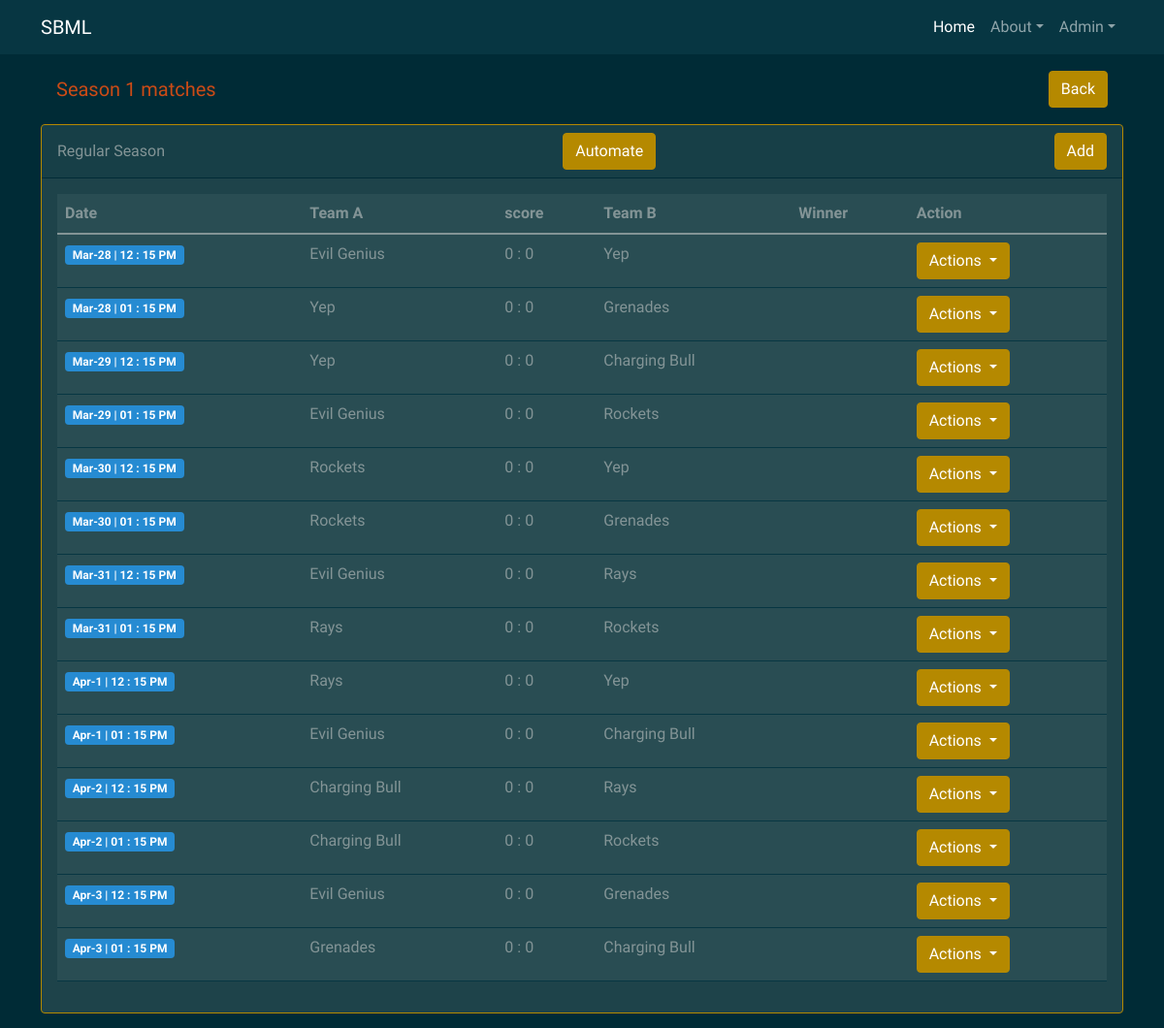
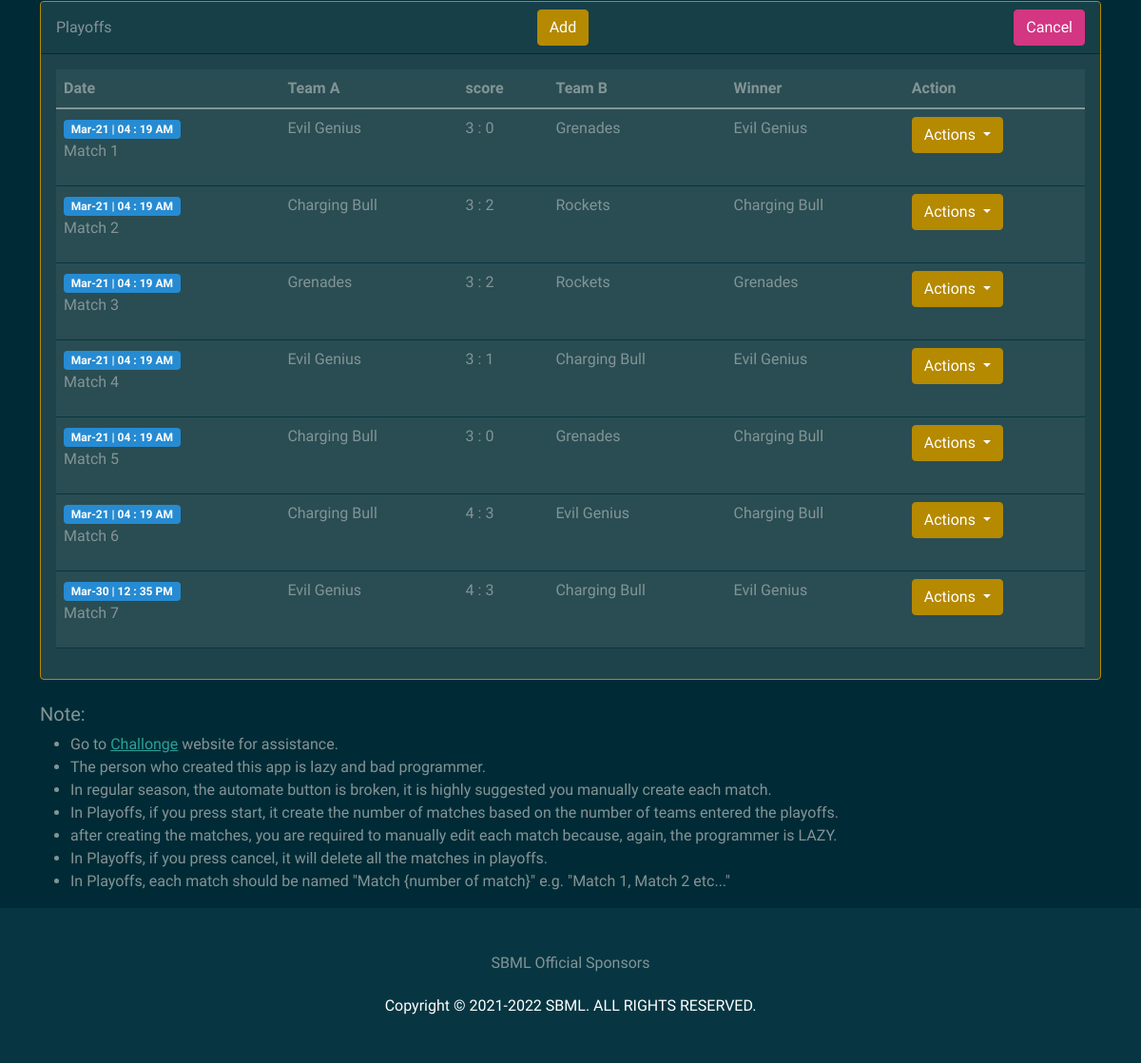
Page /admin/season/matches/1 (signed in) on the committed database (2 pictures, top to bottom).
### sbml/models.py (models this page shows, shortened)
class Season(db.Model):
    id = db.Column(db.Integer, primary_key=True)
    name = db.Column(db.String(255))
    description = db.Column(db.Text())
    status = db.Column(db.String(100))
    achievers = db.relationship('AchievementsAssc', back_populates="season", cascade="all, delete")
    teams = db.relationship('Team', backref='season', lazy=True, cascade="all, delete")
    tournaments = db.relationship('Tournament', backref='season',cascade="all, delete", lazy=True)
    date_added = db.Column(db.DateTime, default=datetime.utcnow)

class Tournament(db.Model):
    id = db.Column(db.Integer, primary_key=True)
    name = db.Column(db.String(255))
    type = db.Column(db.String(255))
    participants = db.Column(db.Integer)
    season_id = db.Column(db.Integer, db.ForeignKey('season.id'), nullable=False)
    matches = db.relationship('Match', backref='tournament',cascade="all, delete", lazy=True)
    date_added = db.Column(db.DateTime, default=datetime.utcnow)

class Match(db.Model):
    id = db.Column(db.Integer, primary_key=True)
    name = db.Column(db.String(255), nullable=True)
    schedule = db.Column(db.DateTime, default=datetime.utcnow)
    isDone = db.Column(db.Boolean, default=False)
    yt_id = db.Column(db.String(255), nullable=True)
    team_a_score = db.Column(db.Integer, default=0)
    team_b_score = db.Column(db.Integer, default=0)
    team_a_id = db.Column(db.Integer, db.ForeignKey("team.id"), nullable=True)
    team_b_id = db.Column(db.Integer, db.ForeignKey("team.id"), nullable=True)
    team_winner_id = db.Column(db.Integer, db.ForeignKey("team.id"))
    team_a = db.relationship('Team', foreign_keys=[team_a_id])
    team_b = db.relationship('Team', foreign_keys=[team_b_id])
    team_winner = db.relationship('Team', foreign_keys=[team_winner_id])
    tournament_id = db.Column(db.Integer, db.ForeignKey('tournament.id'), nullable=False)
    date_added = db.Column(db.DateTime, default=datetime.utcnow)

class Team(db.Model):
    id = db.Column(db.Integer, primary_key=True)
    name = db.Column(db.String(255))
    logo_url = db.Column(db.String(255), nullable=True)
    description  = db.Column(db.Text(), nullable=True)
    contact_number  = db.Column(db.String(255), nullable=True)
    players = db.relationship('Player', backref='team',cascade="all, delete", lazy=True)
    season_id = db.Column(db.Integer, db.ForeignKey('season.id'), nullable=False)
    achievements = db.relationship('AchievementsAssc', back_populates="team", cascade="all, delete")
    date_added = db.Column(db.DateTime, default=datetime.utcnow)

### sbml/routes.py (the view)
@app.route('/admin/season/matches/<int:sid>', methods=['GET', 'POST'])
@login_required
def season_matches(sid):
    previous_season = Season.query.filter(Season.status == 'end').all()
    season = Season.query.filter(Season.status != "end").first()
    c_season = Season.query.filter_by(id=sid).first()
    return render_template("season_mod.html",  c_season = c_season, season = season, previous_season = previous_season)

### sbml/routes.py (called while the page is built)
@login_manager.user_loader
def load_user(user_id):
	return User.query.get(int(user_id))

### sbml/templates/season_mod.html (shortened to what this page needs)
{% extends "base.html" %}
{% block content %}
<div class="container">
    <div class="p-3 d-flex justify-content-between align-items-center">
        <h5 class="text-warning pt-2">{{c_season.name}} matches</h5>
        <a href="{{ url_for('admin_dashboard')}}" class="btn btn-primary">Back</a>
    </div>
        {% for t in c_season.tournaments %}
            <div class="card border-primary mb-3">
                <div class="card-header d-flex justify-content-between align-items-center">
                    {{t.name}}
                    {% if t.name == 'Regular Season' %}
                    <a href="{{ url_for('auto_round_robin', sid=c_season.id, tid=t.id)}}" class="btn btn-primary">Automate</a>
                    <a href="{{ url_for('match_add', sid=c_season.id, tid=t.id)}}" class="btn btn-primary">Add</a>
                    {% else %}
                    <a href="{{ url_for('match_add', sid=c_season.id, tid=t.id)}}" class="btn btn-primary">Add</a>
                        {% if t.matches %}
                        <button type="button" class="btn btn-danger" data-bs-toggle="modal" data-bs-target="#cancelModal1">
                            Cancel
                        </button>
                        {% endif %}
                    {% endif %}
                </div>
                <div class="card-body">
                     <div class="table-responsive">
                        <table class="table">
                            <thead>
                                <tr>
                                <th>Date</th>
                                <th>Team A</th>
                                <th>score</th>
                                <th>Team B</th>
                                <th>Winner</th>
                                <th>Action</th>
                                </tr>
                            </thead>
                            <tbody>
                                {% for m in t.matches %}
                                <tr>
                                    <td>
                                        <span class="badge bg-info">{{m.schedule.strftime('%b')}}-{{m.schedule.day}} | {{m.schedule.strftime('%I')}} : {{m.schedule.strftime('%M')}} {{m.schedule.strftime('%p')}}</span>
                                        {% if m.name %}
                                        <p class="text-muted">{{m.name}}</p>
                                        {% endif %}
                                    </td>
                                    <td>{{m.team_a.name}}</td>
                                    <td>{{m.team_a_score}} : {{m.team_b_score}} </td>
                                    <td>{{m.team_b.name}}</td>
                                    <td>{{m.team_winner.name}}</td>
                                    <td>
                                        <div class="dropdown">
                                            <a class="btn btn-primary dropdown-toggle" href="#" role="button" id="dropdownMenuLink" data-bs-toggle="dropdown" aria-expanded="false">
                                              Actions
                                            </a>
                                          </div>
                                    </td>
                                </tr>
                                {% endfor %}
                            </tbody>
                            </table>
                    </div>
                </div>
             </div>
        {% endfor %}
    <section class="pt-2">
        <h5>Note:</h5>
        <ul>
            <li>Go to <a href="https://challonge.com/tournaments/bracket_generator" target="_blank">Challonge</a> website for assistance.</li>
            <li>The person who created this app is lazy and bad programmer.</li>
            <li>In regular season, the automate button is broken, it is highly suggested you manually create each match.</li>
            <li>In Playoffs, if you press start, it create the number of matches based on the number of teams entered the playoffs.</li>
            <li>after creating the matches, you are required to manually edit each match because, again, the programmer is LAZY.</li>
            <li>In Playoffs, if you press cancel, it will delete all the matches in playoffs.</li>
            <li>In Playoffs, each match should be named "Match {number of match}" e.g. "Match 1, Match 2 etc..."</li>
        </ul>
    </section>
</div>
{% endblock %}

### rows in the picture
Season: name "Season 1"
Tournament: name "Regular Season"
Match: schedule "Mar", schedule.day "28", schedule "12", schedule "15", schedule "PM", team_a.name "Evil Genius", team_a_score "0", team_b_score "0", team_b.name "Yep"
Match: schedule "Mar", schedule.day "28", schedule "01", schedule "15", schedule "PM", team_a.name "Yep", team_a_score "0", team_b_score "0", team_b.name "Grenades"
Match: schedule "Mar", schedule.day "29", schedule "12", schedule "15", schedule "PM", team_a.name "Yep", team_a_score "0", team_b_score "0", team_b.name "Charging Bull"
Match: schedule "Mar", schedule.day "29", schedule "01", schedule "15", schedule "PM", team_a.name "Evil Genius", team_a_score "0", team_b_score "0", team_b.name "Rockets"
Match: schedule "Mar", schedule.day "30", schedule "12", schedule "15", schedule "PM", team_a.name "Rockets", team_a_score "0", team_b_score "0", team_b.name "Yep"
Match: schedule "Mar", schedule.day "30", schedule "01", schedule "15", schedule "PM", team_a.name "Rockets", team_a_score "0", team_b_score "0", team_b.name "Grenades"
Match: schedule "Mar", schedule.day "31", schedule "12", schedule "15", schedule "PM", team_a.name "Evil Genius", team_a_score "0", team_b_score "0", team_b.name "Rays"
Match: schedule "Mar", schedule.day "31", schedule "01", schedule "15", schedule "PM", team_a.name "Rays", team_a_score "0", team_b_score "0", team_b.name "Rockets"
Match: schedule "Apr", schedule.day "1", schedule "12", schedule "15", schedule "PM", team_a.name "Rays", team_a_score "0", team_b_score "0", team_b.name "Yep"
Match: schedule "Apr", schedule.day "1", schedule "01", schedule "15", schedule "PM", team_a.name "Evil Genius", team_a_score "0", team_b_score "0", team_b.name "Charging Bull"
Match: schedule "Apr", schedule.day "2", schedule "12", schedule "15", schedule "PM", team_a.name "Charging Bull", team_a_score "0", team_b_score "0", team_b.name "Rays"
Match: schedule "Apr", schedule.day "2", schedule "01", schedule "15", schedule "PM", team_a.name "Charging Bull", team_a_score "0", team_b_score "0", team_b.name "Rockets"
Match: schedule "Apr", schedule.day "3", schedule "12", schedule "15", schedule "PM", team_a.name "Evil Genius", team_a_score "0", team_b_score "0", team_b.name "Grenades"
Match: schedule "Apr", schedule.day "3", schedule "01", schedule "15", schedule "PM", team_a.name "Grenades", team_a_score "0", team_b_score "0", team_b.name "Charging Bull"
Tournament: name "Playoffs"
Match: schedule "Mar", schedule.day "21", schedule "04", schedule "19", schedule "AM", name "Match 1", team_a.name "Evil Genius", team_a_score "3", team_b_score "0", team_b.name "Grenades", team_winner.name "Evil Genius"
Match: schedule "Mar", schedule.day "21", schedule "04", schedule "19", schedule "AM", name "Match 2", team_a.name "Charging Bull", team_a_score "3", team_b_score "2", team_b.name "Rockets", team_winner.name "Charging Bull"
Match: schedule "Mar", schedule.day "21", schedule "04", schedule "19", schedule "AM", name "Match 3", team_a.name "Grenades", team_a_score "3", team_b_score "2", team_b.name "Rockets", team_winner.name "Grenades"
Match: schedule "Mar", schedule.day "21", schedule "04", schedule "19", schedule "AM", name "Match 4", team_a.name "Evil Genius", team_a_score "3", team_b_score "1", team_b.name "Charging Bull", team_winner.name "Evil Genius"
Match: schedule "Mar", schedule.day "21", schedule "04", schedule "19", schedule "AM", name "Match 5", team_a.name "Charging Bull", team_a_score "3", team_b_score "0", team_b.name "Grenades", team_winner.name "Charging Bull"
Match: schedule "Mar", schedule.day "21", schedule "04", schedule "19", schedule "AM", name "Match 6", team_a.name "Charging Bull", team_a_score "4", team_b_score "3", team_b.name "Evil Genius", team_winner.name "Charging Bull"
Match: schedule "Mar", schedule.day "30", schedule "12", schedule "35", schedule "PM", name "Match 7", team_a.name "Evil Genius", team_a_score "4", team_b_score "3", team_b.name "Charging Bull", team_winner.name "Evil Genius"
